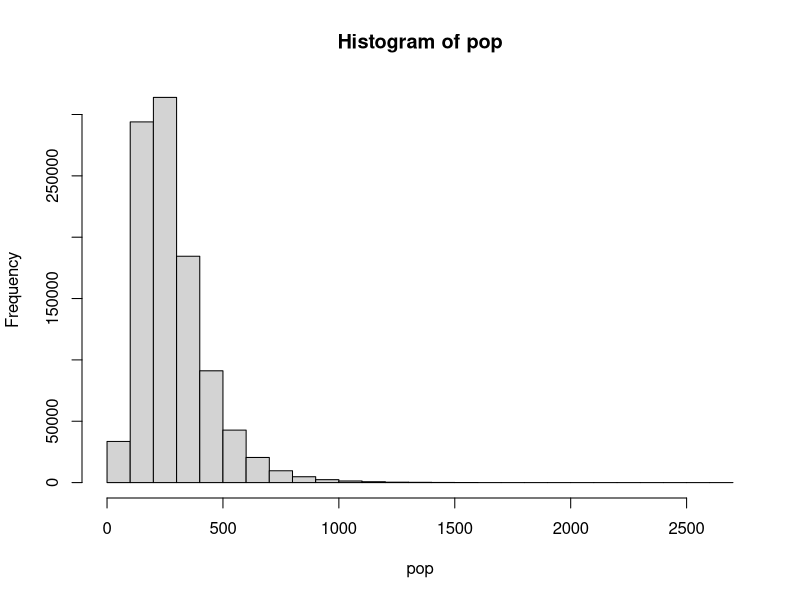

Recreate this plot in R. (Note: this script raises an error after producing the figure.)
## ---- chunk 1
library(dplyr)
knitr::opts_chunk$set(fig.pos = "!h", out.extra = "", fig.align='center')
## ---- chunk 2
# population parameters
mu <- 250
sigma <- 0.5

# number of locations in full population
pop_n <- 1e6

# simulate population densities at all locations
pop <- rlnorm(n = pop_n, 
              meanlog = log(mu),
              sdlog = sigma)

# plot distribution of population densities
hist(pop)
## ---- chunk 3
knitr::kable(x = read.csv('dat/weighted-likelihood/precision/median_table.csv', row.names=1),
             caption = 'Median $\\mu$ parameter estimate: Summary statistics for the posterior distributions from the unweighted and weighted-precision models.',
             escape=F,
             digits=1) %>%
  kableExtra::kable_styling(latex_options = "HOLD_position")
## ---- chunk 4
knitr::kable(x = read.csv('dat/weighted-likelihood/precision/mean_table.csv', row.names=1),
             caption = 'Mean ($\\mu e^{0.5 \\sigma^2}$) parameter: Summary statistics for the posterior distributions from the unweighted and weighted-precision models.',
             escape=F,
             digits=1) %>%
  kableExtra::kable_styling(latex_options = "HOLD_position")
## ---- chunk 5
knitr::kable(x = read.csv('dat/weighted-likelihood/precision/sigma_table.csv', row.names=1),
             caption = 'Standard deviation $\\sigma$ parameter: Summary statistics for the posterior distributions from the unweighted and weighted-precision models.',
             escape=F,
             digits=3) %>%
  kableExtra::kable_styling(latex_options = "HOLD_position")
## ---- chunk 6
knitr::kable(x = read.csv('dat/weighted-likelihood/precision/totals.csv', row.names=1),
             caption = 'Derived population totals $T$: Summary statistics for the derived posterior distributions from the unweighted and weighted-precision models.',
             format.args = list(big.mark = ","),
             escape=F,
             digits=0) %>%
  kableExtra::kable_styling(latex_options = "HOLD_position")
## ---- chunk 7
knitr::kable(x = read.csv('dat/weighted-likelihood/likelihood/median_table.csv', row.names=1),
             caption = 'Median $\\mu$ parameter: Summary statistics for the posterior distributions from the unweighted and weighted-likelihood models.',
             escape=F,
             digits=1) %>%
  kableExtra::kable_styling(latex_options = "HOLD_position")
## ---- chunk 8
knitr::kable(x = read.csv('dat/weighted-likelihood/likelihood/mean_table.csv', row.names=1),
             caption = 'Mean ($\\mu e^{0.5 \\sigma^2}$) parameter: Summary statistics for the posterior distributions from the unweighted and weighted-likelihood models.',
             escape=F,
             digits=1) %>%
  kableExtra::kable_styling(latex_options = "HOLD_position")
## ---- chunk 9
knitr::kable(x = read.csv('dat/weighted-likelihood/likelihood/sigma_table.csv', row.names=1),
             caption = 'Standard deviation $\\sigma$ parameter: Summary statistics for the posterior distributions from the unweighted and weighted-likelihood models.',
             escape=F,
             digits=3) %>%
  kableExtra::kable_styling(latex_options = "HOLD_position")
## ---- chunk 10
knitr::kable(x = read.csv('dat/weighted-likelihood/likelihood/totals.csv', row.names=1),
             caption = 'Derived population totals $T$: Summary statistics for the derived posterior distributions from the unweighted and weighted-likelihood models.',
             format.args = list(big.mark = ","),
             escape=F,
             digits=0) %>%
  kableExtra::kable_styling(latex_options = "HOLD_position")
## ---- chunk 11
knitr::include_graphics('dat/weighted-likelihood/results_med250sigma0.5.jpg')
